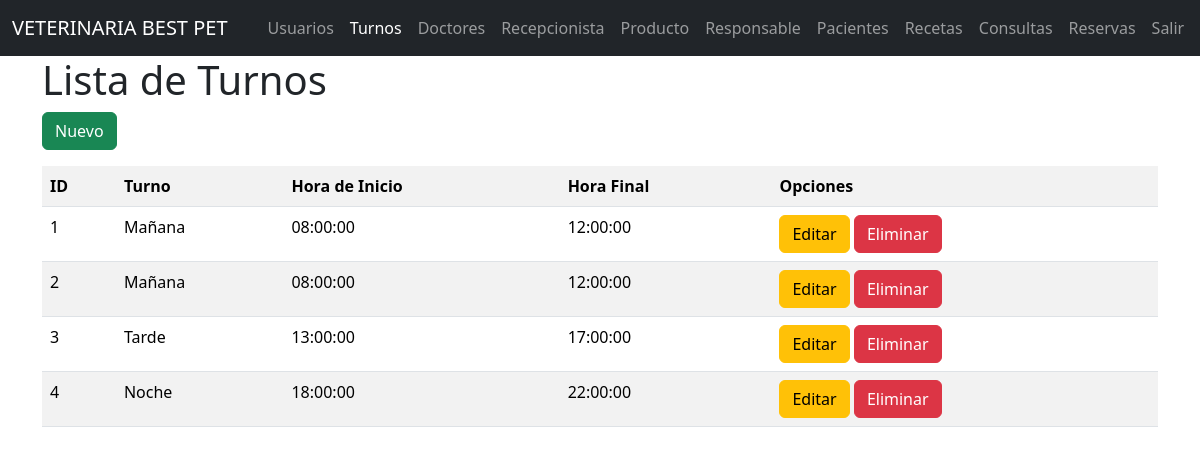
The page /turnos/ on the database its author committed.
### models/turno_model.py (models this page shows, shortened)
class Turno(db.Model):
    __tablename__ = "turnos"
    id = db.Column(db.Integer, primary_key=True)
    turno = db.Column(db.String(50), nullable=False)
    hora_inicio = db.Column(db.Time, nullable=False)
    hora_final = db.Column(db.Time, nullable=False)
    @staticmethod
    def get_all():
        return Turno.query.all()

### controllers/turno_controller.py (the view)
@turno_bp.route("/")
def index():
    turnos = Turno.get_all()
    return turno_view.list(turnos)

### run.py (called while the page is built)
@app.context_processor
def inject_active_path():
    def is_active(path):
        return 'active'if request.path == path else ''
    return dict(is_active = is_active)

### views/turno_view.py (called while the page is built)
def list(turnos):
    return render_template('turno/index.html', turnos=turnos)

### templates/turno/index.html (shortened to what this page needs)
{% extends 'base.html' %}
{% block content %}
<h1>Lista de Turnos</h1>
<a href="{{ url_for('turno.create') }}" class="btn btn-success mb-3">Nuevo</a>
<table class="table table-striped">
    <tr>
        <th>ID</th>
        <th>Turno</th>
        <th>Hora de Inicio</th>
        <th>Hora Final</th>
        <th>Opciones</th>
    </tr>
    {% for item in turnos %}
    <tr>
        <td>{{ item.id }}</td>
        <td>{{ item.turno }}</td>
        <td>{{ item.hora_inicio }}</td>
        <td>{{ item.hora_final }}</td>
        <td>
            <a href="{{ url_for('turno.edit', id=item.id) }}" class="btn btn-warning">Editar</a>
            <a href="{{ url_for('turno.delete', id=item.id) }}" class="btn btn-danger">Eliminar</a>
        </td>
    </tr>
    {% endfor %}
</table>
{% endblock %}

### templates/base.html (shortened to what this page needs)
<!doctype html>
<html lang="en">
  <head>
    <link href="https://cdn.jsdelivr.net/npm/bootstrap@5.3.3/dist/css/bootstrap.min.css" rel="stylesheet">
  </head>
  <body>
    <nav class="navbar navbar-expand-lg navbar-dark bg-dark">
        <div class="container-fluid">
          <a class="navbar-brand" href="#">VETERINARIA BEST PET</a>
          <div class="collapse navbar-collapse" id="navbarNav">
            <ul class="navbar-nav">
              <li class="nav-item">
                <a class="nav-link {{ is_active('') }}" aria-current="page" href="//"></a>
              </li>
              <li class="nav-item">
                <a class="nav-link {{ is_active('/usuarios/') }}" href="/usuarios/">Usuarios</a>
              </li>
              <li class="nav-item">
                <a class="nav-link {{ is_active('/turnos/') }}" href="/turnos/">Turnos</a>
              </li>
              <li class="nav-item">
                <a class="nav-link {{ is_active('/doctores/') }}" href="/doctores/">Doctores</a>
              </li>
              <li class="nav-item">
                <a class="nav-link {{ is_active('/recepcionistas/') }}" href="/recepcionistas/"> Recepcionista</a>
              </li>
              <li class="nav-item">
                <a class="nav-link {{ is_active('/producto/') }}" href="/producto/">Producto</a>
              </li>
              <li class="nav-item">
                <a class="nav-link {{ is_active('/responsable/') }}" href="/responsable/">Responsable</a>
              </li>
              <li class="nav-item">
                <a class="nav-link {{ is_active('/paciente/') }}" href="/paciente/">Pacientes</a>
              </li>
              <li class="nav-item">
                <a class="nav-link {{ is_active('/receta/') }}" href="/receta/">Recetas</a>
              </li>
              <li class="nav-item">
                <a class="nav-link {{ is_active('/consulta/') }}" href="/consulta/">Consultas</a>
              </li>
              <li class="nav-item">
                <a class="nav-link {{ is_active('//reserva') }}" href="/reserva/">Reservas</a>
              </li>
              <li class="nav-item">
                <a class="nav-link {{ is_active('/salir/') }}" href="/auths.login/">Salir</a>
              </li>
              <li class="nav-item">
                <a class="nav-link disabled {{ is_active('//') }}" aria-disabled="true"></a>
              </li>
            </ul>
          </div>
        </div>
      </nav>
    <div class="container">
        {% block content %}
        {% endblock %}
    </div>
  </body>
</html>

### rows shown on the page
Turno: id "1", turno "Mañana", hora_inicio "08:00:00", hora_final "12:00:00"
Turno: id "2", turno "Mañana", hora_inicio "08:00:00", hora_final "12:00:00"
Turno: id "3", turno "Tarde", hora_inicio "13:00:00", hora_final "17:00:00"
Turno: id "4", turno "Noche", hora_inicio "18:00:00", hora_final "22:00:00"
